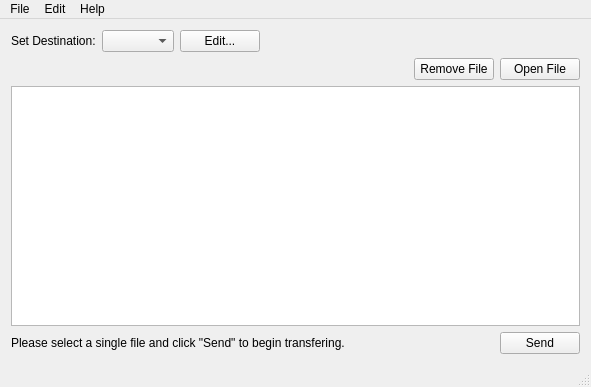
<?xml version="1.0" encoding="UTF-8"?>
<ui version="4.0">
 <class>MainWindow</class>
 <widget class="QMainWindow" name="MainWindow">
  <property name="geometry">
   <rect>
    <x>0</x>
    <y>0</y>
    <width>591</width>
    <height>387</height>
   </rect>
  </property>
  <property name="windowTitle">
   <string>Flume DC</string>
  </property>
  <property name="windowIcon">
   <iconset>
    <normaloff>favicon.ico</normaloff>favicon.ico</iconset>
  </property>
  <widget class="QWidget" name="centralWidget">
   <layout class="QVBoxLayout" name="verticalLayout">
    <item>
     <layout class="QHBoxLayout" name="horizontalLayout">
      <item>
       <widget class="QLabel" name="label">
        <property name="text">
         <string>Set Destination:</string>
        </property>
       </widget>
      </item>
      <item>
       <widget class="QComboBox" name="comboBox"/>
      </item>
      <item>
       <widget class="QPushButton" name="pushButton_3">
        <property name="text">
         <string>Edit...</string>
        </property>
       </widget>
      </item>
      <item>
       <spacer name="horizontalSpacer">
        <property name="orientation">
         <enum>Qt::Horizontal</enum>
        </property>
        <property name="sizeHint" stdset="0">
         <size>
          <width>40</width>
          <height>20</height>
         </size>
        </property>
       </spacer>
      </item>
     </layout>
    </item>
    <item>
     <layout class="QHBoxLayout" name="horizontalLayout_2">
      <item>
       <spacer name="horizontalSpacer_3">
        <property name="orientation">
         <enum>Qt::Horizontal</enum>
        </property>
        <property name="sizeHint" stdset="0">
         <size>
          <width>40</width>
          <height>20</height>
         </size>
        </property>
       </spacer>
      </item>
      <item>
       <widget class="QPushButton" name="removeButton">
        <property name="text">
         <string>Remove File</string>
        </property>
       </widget>
      </item>
      <item>
       <widget class="QPushButton" name="pushButton_2">
        <property name="text">
         <string>Open File</string>
        </property>
       </widget>
      </item>
     </layout>
    </item>
    <item>
     <widget class="QTreeView" name="listView">
      <property name="sizeAdjustPolicy">
       <enum>QAbstractScrollArea::AdjustIgnored</enum>
      </property>
      <property name="indentation">
       <number>0</number>
      </property>
      <property name="headerHidden">
       <bool>false</bool>
      </property>
      <attribute name="headerVisible">
       <bool>true</bool>
      </attribute>
      <attribute name="headerCascadingSectionResizes">
       <bool>true</bool>
      </attribute>
      <attribute name="headerStretchLastSection">
       <bool>true</bool>
      </attribute>
     </widget>
    </item>
    <item>
     <layout class="QHBoxLayout" name="horizontalLayout_3">
      <item>
       <widget class="QLabel" name="label_2">
        <property name="text">
         <string>Please select a single file and click &quot;Send&quot; to begin transfering.</string>
        </property>
       </widget>
      </item>
      <item>
       <spacer name="horizontalSpacer_2">
        <property name="orientation">
         <enum>Qt::Horizontal</enum>
        </property>
        <property name="sizeHint" stdset="0">
         <size>
          <width>40</width>
          <height>20</height>
         </size>
        </property>
       </spacer>
      </item>
      <item>
       <widget class="QPushButton" name="pushButton">
        <property name="text">
         <string>Send</string>
        </property>
       </widget>
      </item>
     </layout>
    </item>
   </layout>
  </widget>
  <widget class="QMenuBar" name="menuBar">
   <property name="geometry">
    <rect>
     <x>0</x>
     <y>0</y>
     <width>591</width>
     <height>21</height>
    </rect>
   </property>
   <widget class="QMenu" name="menuFile">
    <property name="title">
     <string>File</string>
    </property>
    <addaction name="actionChoose"/>
    <addaction name="actionSend"/>
    <addaction name="actionLoad_Destinations"/>
    <addaction name="separator"/>
    <addaction name="actionQuit"/>
   </widget>
   <widget class="QMenu" name="menuEdit">
    <property name="title">
     <string>Edit</string>
    </property>
    <addaction name="actionEdit_Target_List"/>
    <addaction name="actionOptions"/>
   </widget>
   <widget class="QMenu" name="menuHelp">
    <property name="title">
     <string>Help</string>
    </property>
    <addaction name="actionAbout"/>
   </widget>
   <addaction name="menuFile"/>
   <addaction name="menuEdit"/>
   <addaction name="menuHelp"/>
  </widget>
  <widget class="QStatusBar" name="statusBar"/>
  <action name="actionChoose">
   <property name="text">
    <string>Open File...</string>
   </property>
   <property name="shortcut">
    <string>Ctrl+O</string>
   </property>
  </action>
  <action name="actionSend">
   <property name="text">
    <string>Send...</string>
   </property>
   <property name="shortcut">
    <string>Ctrl+Return</string>
   </property>
  </action>
  <action name="actionQuit">
   <property name="text">
    <string>Quit...</string>
   </property>
   <property name="shortcut">
    <string>Ctrl+W</string>
   </property>
  </action>
  <action name="actionEdit_Target_List">
   <property name="text">
    <string>Edit Destination List...</string>
   </property>
   <property name="shortcut">
    <string>Ctrl+T</string>
   </property>
  </action>
  <action name="actionOptions">
   <property name="text">
    <string>Sender Options...</string>
   </property>
   <property name="shortcut">
    <string>Ctrl+L</string>
   </property>
  </action>
  <action name="actionAbout">
   <property name="text">
    <string>About....</string>
   </property>
   <property name="shortcut">
    <string>Ctrl+N</string>
   </property>
  </action>
  <action name="actionEdit_Destination_Logins">
   <property name="text">
    <string>Edit Destination Logins...</string>
   </property>
  </action>
  <action name="actionLoad_Destinations">
   <property name="text">
    <string>Load Destinations...</string>
   </property>
  </action>
 </widget>
 <layoutdefault spacing="6" margin="11"/>
 <tabstops>
  <tabstop>comboBox</tabstop>
  <tabstop>pushButton_2</tabstop>
  <tabstop>pushButton</tabstop>
 </tabstops>
 <resources/>
 <connections/>
</ui>
